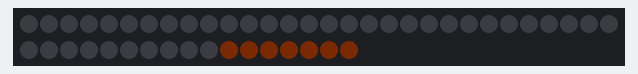
The sketch below on a simulated Arduino Uno, built with avr-gcc and run on an emulated ATmega328P. Shown: 47 RGB LEDs in strip order, left to right, continuing on the next row. Dim RGB values are drawn brighter than linear; random numbers use the default seed unless the sketch sets one.

Above: at 0.18 s.
At 18.94 s:
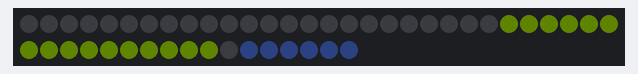
At 19.65 s:
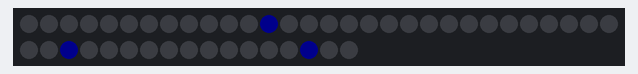
At 20.78 s:
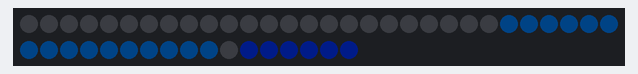
At 22.83 s:
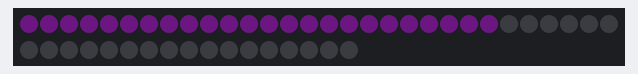
At 38.93 s:
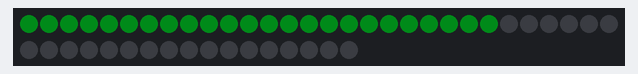

The sketch:

lightConfig.ino
```cpp
#include <Adafruit_NeoPixel.h>

#define PIN 6

#define NUMPIXELS 47

// Parameter 1 = number of pixels in strip
// Parameter 2 = pin number (most are valid)
// Parameter 3 = pixel type flags, add together as needed:
//   NEO_KHZ800  800 KHz bitstream (most NeoPixel products w/WS2812 LEDs)
//   NEO_KHZ400  400 KHz (classic 'v1' (not v2) FLORA pixels, WS2811 drivers)
//   NEO_GRB     Pixels are wired for GRB bitstream (most NeoPixel products)
//   NEO_RGB     Pixels are wired for RGB bitstream (v1 FLORA pixels, not v2)
Adafruit_NeoPixel strip = Adafruit_NeoPixel(NUMPIXELS, PIN, NEO_GRB + NEO_KHZ800);

//define the ring mappings here (in the order we want them to light):
byte _outer[] = {
  0,1,2,3,4,5,6,7,8,9,10,11,12,13,14,15,16,17,18,19,20,21,22,23};
byte _middle[] = {
  24,39,38,37,36,35,34,33,32,31,30,29,28,27,26,25};
byte _inner[] = {
  41,42,43,44,45,46,40};

size_t _innerSize = sizeof(_inner);
size_t _middleSize = sizeof(_middle);
size_t _outerSize = sizeof(_outer);


void setup() {
  strip.begin();
  strip.show(); // Initialize all pixels to 'off'
  strip.setBrightness(12);
}

void loop() {
  strip.setBrightness(12);
  pulse(255,115,0);
    pulse(255,10,10);
      pulse(50,55,255);
        pulse(0,255,50);
  //  rainbowBar(true);
  //  rainbowBar(false);
  //  radar();
  //  radar();
  //  strip.clear();
  //  outerLoop();
  //  middleLoop();
  //  innerLoop();
  //  //
  //  barSpiral(false);
  //  barSpiral(true);
  //
    for(byte i=0; i<9; i++)
    {
      fireWork(Wheel((int)random(0, 255)));
   }
}

void pulse(byte r, byte g, byte b)
{
  strip.clear();
  strip.show();
  //in
  fadeAll(true, _inner, _innerSize, r,g,b);
  fadeAll(false, _inner, _innerSize, r,g,b);

  fadeAll(true, _middle, _middleSize, r,g,b);
  fadeAll(false, _middle, _middleSize, r,g,b);

  fadeAll(true, _outer, _outerSize, r,g,b);
fadeAll(false, _outer, _outerSize, r,g,b);


}


void fadeIn(byte addresses[], size_t arrSize, byte red, byte green, byte blue){
  for(byte i=0; i<arrSize; i++){
    for(byte j=0; j<255; j++){

      byte xr = map(j, 0, 255, 0, red);
      byte xg = map(j, 0, 255, 0, green);
      byte xb = map(j, 0, 255, 0, blue);
      uint32_t faded = strip.Color(xr-255, xg-255, xb-255);
      strip.setPixelColor(addresses[i], faded);
      delay(1);
      strip.show();
    }
  }
}

void fadeAll(boolean in, byte addresses[], size_t arrSize, byte red, byte green, byte blue){
  for(byte j=0; j<255; j++){
    byte xr = 0;
    byte xg = 0;
    byte xb = 0;
    uint32_t faded = 0;

    if(in){
      xr = map(j, 0, 255, 0, red);
      xg  = map(j, 0, 255, 0, green);
      xb =  map(j, 0, 255, 0, blue);
      faded    = strip.Color(xr-255, xg-255, xb-255);
    }
    else{
      xr = map(255-j, 0, 255, 0, red);
      xg = map(255-j, 0,255, 0, green);
      xb = map(255-j, 0,255, 0, blue);
      faded = strip.Color(xr, xg, xb);
    }

    for(byte i=0; i<arrSize; i++){
      strip.setPixelColor(addresses[i], faded);
    }
    strip.show();
  }
}

void rainbowBar(boolean stack){
  strip.clear();
  uint32_t colour = 0;
  for (int i = 0; i < 24; i++) {
    if(!stack){
      strip.clear();
    }
    colour = Wheel(i*5);

    byte midIndex = map(i, 0, 23, 0, 15);
    byte innIndex = map(i, 0, 23, 0, 6);

    //40 is the centre point, always on:
    //full intensity:
    strip.setPixelColor(40, colour);
    strip.setPixelColor(_outer[i], colour);
    strip.setPixelColor(_middle[midIndex], colour);
    strip.setPixelColor(_inner[innIndex], colour);

    delay(60);
    strip.show();
  }
}

// All three rings circle and highlight a random pixel on each loop
byte blip = 0;
byte fadecount = 0;

void radar(){
  randomSeed(analogRead(0));
  byte midIndex = 0;
  byte innIndex = 0;
  int r = 70; //strip.Color(20, 190,40);
  int g = 10;
  int b = 10;
  uint32_t red = strip.Color(0, 255, 0);

  for (int i = 0; i < 24; i++) {

    strip.clear();
    if(fadecount > 0)
    {
      fadecount++;
      int fade = map(fadecount, 0, 23, 50, 250);
      strip.setPixelColor(blip, strip.Color(0, 255-fade, 0));
      if(fade > 240){
        fadecount = 0;
        blip = (int)random(0, NUMPIXELS);
      }
    }

    midIndex = map(i, 0, 23, 0, 15);
    innIndex = map(i, 0, 23, 0, 6);

    //40 is the centre point, always on:
    //full intensity:
    strip.setPixelColor(40, r,g,b);
    strip.setPixelColor(_outer[i], r,g,b);
    strip.setPixelColor(_middle[midIndex], r,g,b);
    strip.setPixelColor(_inner[innIndex], r,g,b);

    //turn the blip on if it's on this bar
    if(fadecount == 0 &&
      (blip == _outer[i] ||
      blip == _middle[midIndex] ||
      blip == _inner[innIndex])){
      strip.setPixelColor(blip, red);
      fadecount = 1;
    }

    strip.show();
    delay(70);
  }


}

void fireWork(uint32_t color){
  // run up the middle,
  // to the centre and flash rings outwards,
  // WITH A FADEOUT!

  uint32_t faded = color / 2;
//  uint32_t orange = strip.Color(180, 120,1);
  int vel = 100;

  strip.setPixelColor(12, color);
  delay(vel);
  strip.show();
  strip.setPixelColor(32, color);
  delay(vel);
  strip.show();
  strip.setPixelColor(44, color);
  delay(vel);
  strip.show();

  strip.setPixelColor(40, color);
  strip.setBrightness(36);
  delay(vel);
  strip.show();

  //center 7 is the explosion:
  setInner(color);
  strip.setPixelColor(40, color);
  strip.setPixelColor(32, 0);
  strip.setPixelColor(12, 0);

  strip.show();
  delay(vel);
  strip.setBrightness(12);
  strip.setPixelColor(40, 0);
  //shockwave the middle ring
  setMiddle(color);
  setInner(faded);
  strip.show();
  delay(vel);

  //shock the outer ring and fade the middle one, turn the centre one off:
  setOuter(color);
  setMiddle(faded);
  setInner(0);
  strip.show();
  delay(vel);

  setOuter(faded);
  setMiddle(0);
  strip.show();
  delay(vel);

  setOuter(0);
  strip.show();
  delay(vel);
};

void setInner(uint32_t colour){
  for (int i = 41; i < 47; i++) {
    strip.setPixelColor(i, colour);
  }
}

void setMiddle(uint32_t colour){
  for (int i = 24; i < 40; i++) {
    strip.setPixelColor(i, colour);
  }
}

void setOuter(uint32_t colour){
  for (int i = 0; i < 24; i++) {
    strip.setPixelColor(i, colour);
  }
}

void barSpiral(boolean leaveOn){

  byte steps[13][7]  = {
    {
      0, 24, 41, 40, 44, 32, 12                                            }
    ,{
      1, 24, 41, 40, 44, 31, 13                                            }
    ,{
      2, 39, 41, 40, 44, 31, 14                                            }
    ,{
      3, 38, 42, 40, 45, 30, 15                                            }
    ,{
      4, 38, 42, 40, 45, 30, 16                                            }
    ,{
      5, 37, 42, 40, 45, 29, 17                                            }
    ,{
      6, 36, 43, 40, 45, 29, 18                                            }
    ,{
      7, 35, 43, 40, 46, 28, 19                                            }
    ,{
      8, 34, 43, 40, 46, 27, 20                                            }
    ,{
      9, 34, 43, 40, 46, 26, 21                                            }
    ,{
      10, 33, 44, 40, 41, 26, 22                                            }
    ,{
      11, 33, 44, 40, 41,25, 23                                            }
  };

  byte c = 0;

  for (byte i = 0; i < 13; i++) {
    //new line, clear the old one and pause:
    if(!leaveOn){
      strip.clear();
    }

    for (byte j = 0; j < 7; j++) {
      strip.setPixelColor(steps[i][j], Wheel(c*2));
      c++;
    }
    strip.show();
    delay(50);
  }
  strip.clear();
}

void outerLoop(){

  for(byte i=0; i < 24; i++) {
    strip.setPixelColor(_outer[i], strip.Color(255,0,0));
    strip.show();
    delay(100);
  }
}

void middleLoop(){

  for(byte j=0; j < 16; j++) {
    strip.setPixelColor(_middle[j], strip.Color(0,255,0));
    strip.show();
    delay(100);
  }
}

void innerLoop(){

  for(byte k=0; k < 7; k++) {
    strip.setPixelColor(_inner[k], strip.Color(0,0,255));
    strip.show();
    delay(100);
  }
}


// Input a value 0 to 255 to get a color value.
// The colours are a transition r - g - b - back to r.
uint32_t Wheel(byte WheelPos) {
  if(WheelPos < 85) {
    return strip.Color(WheelPos * 3, 255 - WheelPos * 3, 0);
  }
  else if(WheelPos < 170) {
    WheelPos -= 85;
    return strip.Color(255 - WheelPos * 3, 0, WheelPos * 3);
  }
  else {
    WheelPos -= 170;
    return strip.Color(0, WheelPos * 3, 255 - WheelPos * 3);
  }
}
```
